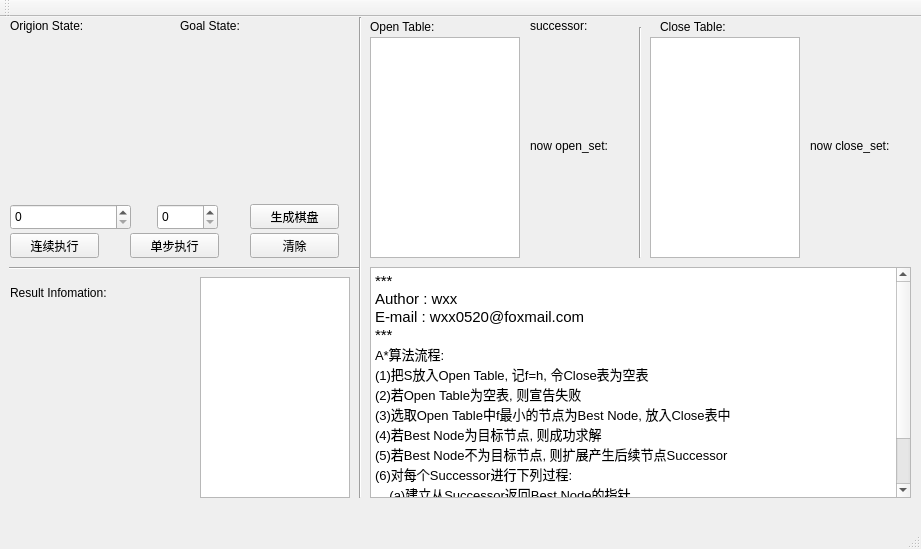
<?xml version="1.0" encoding="UTF-8"?>
<ui version="4.0">
 <class>MainWindow</class>
 <widget class="QMainWindow" name="MainWindow">
  <property name="geometry">
   <rect>
    <x>0</x>
    <y>0</y>
    <width>921</width>
    <height>549</height>
   </rect>
  </property>
  <property name="windowTitle">
   <string>MainWindow</string>
  </property>
  <widget class="QWidget" name="centralWidget">
   <widget class="QSpinBox" name="SelectDimesion">
    <property name="geometry">
     <rect>
      <x>10</x>
      <y>187</y>
      <width>121</width>
      <height>26</height>
     </rect>
    </property>
   </widget>
   <widget class="QPushButton" name="CreateTable">
    <property name="geometry">
     <rect>
      <x>250</x>
      <y>187</y>
      <width>89</width>
      <height>25</height>
     </rect>
    </property>
    <property name="text">
     <string>生成棋盘</string>
    </property>
   </widget>
   <widget class="QPushButton" name="Process">
    <property name="geometry">
     <rect>
      <x>10</x>
      <y>216</y>
      <width>89</width>
      <height>25</height>
     </rect>
    </property>
    <property name="text">
     <string>连续执行</string>
    </property>
   </widget>
   <widget class="QPushButton" name="ProcessOnce">
    <property name="geometry">
     <rect>
      <x>130</x>
      <y>216</y>
      <width>89</width>
      <height>25</height>
     </rect>
    </property>
    <property name="text">
     <string>单步执行</string>
    </property>
   </widget>
   <widget class="QTableView" name="openTable">
    <property name="geometry">
     <rect>
      <x>370</x>
      <y>20</y>
      <width>150</width>
      <height>221</height>
     </rect>
    </property>
   </widget>
   <widget class="QTableView" name="closeTable">
    <property name="geometry">
     <rect>
      <x>650</x>
      <y>20</y>
      <width>150</width>
      <height>221</height>
     </rect>
    </property>
   </widget>
   <widget class="QWidget" name="gridLayoutWidget">
    <property name="geometry">
     <rect>
      <x>10</x>
      <y>20</y>
      <width>161</width>
      <height>161</height>
     </rect>
    </property>
    <layout class="QGridLayout" name="OrigionNode"/>
   </widget>
   <widget class="QLabel" name="label">
    <property name="geometry">
     <rect>
      <x>370</x>
      <y>0</y>
      <width>121</width>
      <height>20</height>
     </rect>
    </property>
    <property name="text">
     <string>Open Table:</string>
    </property>
   </widget>
   <widget class="QLabel" name="label_2">
    <property name="geometry">
     <rect>
      <x>660</x>
      <y>0</y>
      <width>121</width>
      <height>20</height>
     </rect>
    </property>
    <property name="text">
     <string>Close Table:</string>
    </property>
   </widget>
   <widget class="QTextBrowser" name="textBrowser">
    <property name="geometry">
     <rect>
      <x>370</x>
      <y>250</y>
      <width>541</width>
      <height>231</height>
     </rect>
    </property>
    <property name="html">
     <string>&lt;!DOCTYPE HTML PUBLIC &quot;-//W3C//DTD HTML 4.0//EN&quot; &quot;http://www.w3.org/TR/REC-html40/strict.dtd&quot;&gt;
&lt;html&gt;&lt;head&gt;&lt;meta name=&quot;qrichtext&quot; content=&quot;1&quot; /&gt;&lt;style type=&quot;text/css&quot;&gt;
p, li { white-space: pre-wrap; }
&lt;/style&gt;&lt;/head&gt;&lt;body style=&quot; font-family:'Ubuntu'; font-size:11pt; font-weight:400; font-style:normal;&quot;&gt;
&lt;p style=&quot; margin-top:0px; margin-bottom:0px; margin-left:0px; margin-right:0px; -qt-block-indent:0; text-indent:0px;&quot;&gt;***&lt;/p&gt;
&lt;p style=&quot; margin-top:0px; margin-bottom:0px; margin-left:0px; margin-right:0px; -qt-block-indent:0; text-indent:0px;&quot;&gt;Author : wxx  &lt;/p&gt;
&lt;p style=&quot; margin-top:0px; margin-bottom:0px; margin-left:0px; margin-right:0px; -qt-block-indent:0; text-indent:0px;&quot;&gt;E-mail : wxx0520@foxmail.com&lt;/p&gt;
&lt;p style=&quot; margin-top:0px; margin-bottom:0px; margin-left:0px; margin-right:0px; -qt-block-indent:0; text-indent:0px;&quot;&gt;***&lt;/p&gt;
&lt;p style=&quot; margin-top:0px; margin-bottom:0px; margin-left:0px; margin-right:0px; -qt-block-indent:0; text-indent:0px;&quot;&gt;&lt;span style=&quot; font-size:10pt;&quot;&gt;A*算法流程:&lt;/span&gt;&lt;/p&gt;
&lt;p style=&quot; margin-top:0px; margin-bottom:0px; margin-left:0px; margin-right:0px; -qt-block-indent:0; text-indent:0px;&quot;&gt;&lt;span style=&quot; font-size:10pt;&quot;&gt;(1)把S放入Open Table, 记f=h, 令Close表为空表&lt;/span&gt;&lt;/p&gt;
&lt;p style=&quot; margin-top:0px; margin-bottom:0px; margin-left:0px; margin-right:0px; -qt-block-indent:0; text-indent:0px;&quot;&gt;&lt;span style=&quot; font-size:10pt;&quot;&gt;(2)若Open Table为空表, 则宣告失败&lt;/span&gt;&lt;/p&gt;
&lt;p style=&quot; margin-top:0px; margin-bottom:0px; margin-left:0px; margin-right:0px; -qt-block-indent:0; text-indent:0px;&quot;&gt;&lt;span style=&quot; font-size:10pt;&quot;&gt;(3)选取Open Table中f最小的节点为Best Node, 放入Close表中&lt;/span&gt;&lt;/p&gt;
&lt;p style=&quot; margin-top:0px; margin-bottom:0px; margin-left:0px; margin-right:0px; -qt-block-indent:0; text-indent:0px;&quot;&gt;&lt;span style=&quot; font-size:10pt;&quot;&gt;(4)若Best Node为目标节点, 则成功求解&lt;/span&gt;&lt;/p&gt;
&lt;p style=&quot; margin-top:0px; margin-bottom:0px; margin-left:0px; margin-right:0px; -qt-block-indent:0; text-indent:0px;&quot;&gt;&lt;span style=&quot; font-size:10pt;&quot;&gt;(5)若Best Node不为目标节点, 则扩展产生后续节点Successor&lt;/span&gt;&lt;/p&gt;
&lt;p style=&quot; margin-top:0px; margin-bottom:0px; margin-left:0px; margin-right:0px; -qt-block-indent:0; text-indent:0px;&quot;&gt;&lt;span style=&quot; font-size:10pt;&quot;&gt;(6)对每个Successor进行下列过程:&lt;/span&gt;&lt;/p&gt;
&lt;p style=&quot; margin-top:0px; margin-bottom:0px; margin-left:0px; margin-right:0px; -qt-block-indent:0; text-indent:0px;&quot;&gt;&lt;span style=&quot; font-size:10pt;&quot;&gt;    (a)建立从Successor返回Best Node的指针&lt;/span&gt;&lt;/p&gt;
&lt;p style=&quot; margin-top:0px; margin-bottom:0px; margin-left:0px; margin-right:0px; -qt-block-indent:0; text-indent:0px;&quot;&gt;&lt;span style=&quot; font-size:10pt;&quot;&gt;    (b)计算f(Successor)&lt;/span&gt;&lt;/p&gt;
&lt;p style=&quot; margin-top:0px; margin-bottom:0px; margin-left:0px; margin-right:0px; -qt-block-indent:0; text-indent:0px;&quot;&gt;&lt;span style=&quot; font-size:10pt;&quot;&gt;    (c)按升序添加至Open Table中&lt;/span&gt;&lt;/p&gt;
&lt;p style=&quot;-qt-paragraph-type:empty; margin-top:0px; margin-bottom:0px; margin-left:0px; margin-right:0px; -qt-block-indent:0; text-indent:0px; font-size:10pt;&quot;&gt;&lt;br /&gt;&lt;/p&gt;&lt;/body&gt;&lt;/html&gt;</string>
    </property>
   </widget>
   <widget class="QWidget" name="gridLayoutWidget_2">
    <property name="geometry">
     <rect>
      <x>530</x>
      <y>140</y>
      <width>101</width>
      <height>101</height>
     </rect>
    </property>
    <layout class="QGridLayout" name="OpenResult"/>
   </widget>
   <widget class="QWidget" name="gridLayoutWidget_3">
    <property name="geometry">
     <rect>
      <x>810</x>
      <y>140</y>
      <width>101</width>
      <height>101</height>
     </rect>
    </property>
    <layout class="QGridLayout" name="CloseResult"/>
   </widget>
   <widget class="QLabel" name="TestLabel">
    <property name="geometry">
     <rect>
      <x>30</x>
      <y>450</y>
      <width>231</width>
      <height>17</height>
     </rect>
    </property>
    <property name="text">
     <string/>
    </property>
   </widget>
   <widget class="QWidget" name="gridLayoutWidget_4">
    <property name="geometry">
     <rect>
      <x>530</x>
      <y>20</y>
      <width>101</width>
      <height>101</height>
     </rect>
    </property>
    <layout class="QGridLayout" name="MinOpenResult"/>
   </widget>
   <widget class="QLabel" name="label_3">
    <property name="geometry">
     <rect>
      <x>530</x>
      <y>0</y>
      <width>81</width>
      <height>17</height>
     </rect>
    </property>
    <property name="text">
     <string>successor:</string>
    </property>
   </widget>
   <widget class="QLabel" name="label_4">
    <property name="geometry">
     <rect>
      <x>530</x>
      <y>120</y>
      <width>111</width>
      <height>17</height>
     </rect>
    </property>
    <property name="text">
     <string>now open_set:</string>
    </property>
   </widget>
   <widget class="QWidget" name="gridLayoutWidget_5">
    <property name="geometry">
     <rect>
      <x>180</x>
      <y>20</y>
      <width>161</width>
      <height>161</height>
     </rect>
    </property>
    <layout class="QGridLayout" name="GoalNode"/>
   </widget>
   <widget class="QLabel" name="label_5">
    <property name="geometry">
     <rect>
      <x>10</x>
      <y>0</y>
      <width>121</width>
      <height>17</height>
     </rect>
    </property>
    <property name="text">
     <string>Origion State:</string>
    </property>
   </widget>
   <widget class="QLabel" name="label_6">
    <property name="geometry">
     <rect>
      <x>180</x>
      <y>0</y>
      <width>121</width>
      <height>17</height>
     </rect>
    </property>
    <property name="text">
     <string>Goal State:</string>
    </property>
   </widget>
   <widget class="QLabel" name="label_7">
    <property name="geometry">
     <rect>
      <x>810</x>
      <y>120</y>
      <width>111</width>
      <height>17</height>
     </rect>
    </property>
    <property name="text">
     <string>now close_set:</string>
    </property>
   </widget>
   <widget class="QPushButton" name="Clean">
    <property name="geometry">
     <rect>
      <x>250</x>
      <y>216</y>
      <width>89</width>
      <height>25</height>
     </rect>
    </property>
    <property name="text">
     <string>清除</string>
    </property>
   </widget>
   <widget class="Line" name="line">
    <property name="geometry">
     <rect>
      <x>630</x>
      <y>10</y>
      <width>20</width>
      <height>231</height>
     </rect>
    </property>
    <property name="orientation">
     <enum>Qt::Vertical</enum>
    </property>
   </widget>
   <widget class="Line" name="line_2">
    <property name="geometry">
     <rect>
      <x>350</x>
      <y>0</y>
      <width>20</width>
      <height>481</height>
     </rect>
    </property>
    <property name="orientation">
     <enum>Qt::Vertical</enum>
    </property>
   </widget>
   <widget class="QTableView" name="resultTable">
    <property name="geometry">
     <rect>
      <x>200</x>
      <y>260</y>
      <width>150</width>
      <height>221</height>
     </rect>
    </property>
   </widget>
   <widget class="Line" name="line_3">
    <property name="geometry">
     <rect>
      <x>9</x>
      <y>243</y>
      <width>351</width>
      <height>16</height>
     </rect>
    </property>
    <property name="orientation">
     <enum>Qt::Horizontal</enum>
    </property>
   </widget>
   <widget class="QLabel" name="label_8">
    <property name="geometry">
     <rect>
      <x>10</x>
      <y>260</y>
      <width>181</width>
      <height>31</height>
     </rect>
    </property>
    <property name="text">
     <string>Result Infomation:</string>
    </property>
   </widget>
   <widget class="QWidget" name="gridLayoutWidget_6">
    <property name="geometry">
     <rect>
      <x>10</x>
      <y>290</y>
      <width>181</width>
      <height>191</height>
     </rect>
    </property>
    <layout class="QGridLayout" name="ResultLayout"/>
   </widget>
   <widget class="QSpinBox" name="SelectHFunction">
    <property name="geometry">
     <rect>
      <x>157</x>
      <y>187</y>
      <width>61</width>
      <height>26</height>
     </rect>
    </property>
   </widget>
  </widget>
  <widget class="QMenuBar" name="menuBar">
   <property name="geometry">
    <rect>
     <x>0</x>
     <y>0</y>
     <width>921</width>
     <height>28</height>
    </rect>
   </property>
  </widget>
  <widget class="QToolBar" name="mainToolBar">
   <attribute name="toolBarArea">
    <enum>TopToolBarArea</enum>
   </attribute>
   <attribute name="toolBarBreak">
    <bool>false</bool>
   </attribute>
  </widget>
  <widget class="QStatusBar" name="statusBar"/>
 </widget>
 <layoutdefault spacing="6" margin="11"/>
 <resources/>
 <connections/>
</ui>
